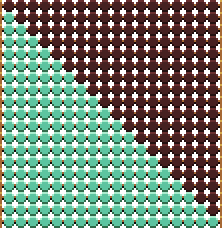
#> input picture docs/superpowers/mockups/zone-view-lacquer/lacquer_beads_xp_strip_ai.png, 222 x 228 px, given in place of Hex_Forest_00_Basic.png, which was not available
$ python hex_rim.py
#> lines starting #> are read from the running program, lines starting #| are printed output that depends on the picture; after the words box and inside, x2 and y2 are one past the last pixel; in counts of white or black regions, pixels touching at a corner belong together; pictures that were not available may be replaced by others from this repository, and a replacement may not be noted
### docs/superpowers/mockups/zone-view-lacquer/gen/kit_map.py
"""Lacquer and brass, full kit: the map pieces at zoom 2.

Fog tiers, the veiled locked and uncharted tiles, the current/open zone rims, hover and
pinned brackets, map plates, map popovers. Tile art is the user's forest hex set, read
from the repo and never written back; every output is a new _ai file.
"""
import math
from collections import deque

from PIL import Image

import geom
import lq_base as B
from lq_base import (CLEAR, INK, DEEP, LAC, GRAIN, GRAIN2, RAISED, RIM_S, RIM, BRASS, BRASS_SH,
                     CREAM, TAN, VERM, VERM_D, hx, new, put, save, side_of, streak, gloss, lit_mask, dome)
from kit_ui import caps

GROUND = hx('090e0e')     # the screen behind the map (swatch)
TAN_SH = hx('7A654C')

# fog ramps (dark teal, the swatch's ground family): line, shade, base, light
FOG = {
    1: (hx('0c1312'), hx('111a19'), hx('16211f'), hx('1d2b28')),
    2: (hx('182423'), hx('0f1716'), hx('111a19'), hx('131d1c')),
    3: (hx('0d1514'), hx('0d1514'), hx('0d1514'), hx('0d1514')),
}
# veiled zone tiles: desaturated stone-green for a locked zone, deep fog-teal for uncharted
VEIL_LOCKED = (hx('151a18'), hx('39423e'), hx('4b5550'), hx('5f6a65'), hx('76827c'))
VEIL_LOCKED_HOVER = (hx('181e1c'), hx('414b46'), hx('55605a'), hx('6a7670'), hx('828f88'))
VEIL_UNCH = (hx('0b1211'), hx('16211f'), hx('1c2927'), hx('243431'), hx('2d3f3b'))
VEIL_UNCH_HOVER = (hx('0d1514'), hx('1a2624'), hx('212f2c'), hx('2a3b37'), hx('344843'))


def tile(name):
#> called with name = '00_Basic'
    return Image.open(B.TILES + geom.TILE_FILE[name]).convert('RGBA')
#> returned value is the input picture: PIL image 222x228 RGBA; mean R, G, B, A 67.6, 82, 67.4, 198.3


def lum(p):
    return 0.299 * p[0] + 0.587 * p[1] + 0.114 * p[2]


# [12 lines left out: function classify, not called in this run]


MASK_SRC = None


def mask():
    global MASK_SRC
    if MASK_SRC is None:
        a = tile('00_Basic').split()[3]
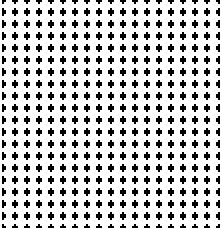
#> a: PIL image 222x228 L; 77.8% white; 380 black regions (38 under 20 px), largest, box (x1, y1, x2, y2) and area: (12, 8, 18, 16) 32, (24, 8, 30, 16) 32, (36, 8, 42, 16) 32
        MASK_SRC = {(x, y) for y in range(a.height) for x in range(a.width) if a.getpixel((x, y)) >= 128}
#> MASK_SRC = 39368 items
    return MASK_SRC


def ring_dist(pts, w, h, maxd=5):
    """Chebyshev distance from a point set, out to maxd."""
    dist = {p: 0 for p in pts}
    q = deque(pts)
    while q:
        x, y = q.popleft()
        d = dist[(x, y)]
        if d >= maxd:
            continue
        for dx in (-1, 0, 1):
            for dy in (-1, 0, 1):
                n = (x + dx, y + dy)
                if 0 <= n[0] < w and 0 <= n[1] < h and n not in dist:
                    dist[n] = d + 1
                    q.append(n)
    return dist


# hex polygon in tile pixels (from the Basic tile's alpha), for dash lengths along the rim
HEX = [(81.5, 4), (159.5, 47), (159.5, 142.5), (81.5, 185), (4, 142.5), (4, 47)]


# [15 lines left out: function arc, not called in this run]


def light_of(x, y, cx=81.5, cy=94.5):
    nx, ny = x - cx, y - cy
    L = math.hypot(nx, ny) or 1
    return (nx * -0.6 + ny * -0.8) / L


# ----------------------------------------------------------------------------
# Zone rims (overlays the size of a tile, laid at the tile's own top-left)
# ----------------------------------------------------------------------------
# [303 lines left out: functions rims, veiled, zone_tiles, brackets, plate, plates and 5 more, not called in this run]


# [2 lines that do not run on import are left out]

### docs/superpowers/mockups/zone-view-lacquer/gen/lq_base.py
"""Lacquer and brass base (copied from lacquer_work/v2/gen2.py; only OUT, save() and the tile paths changed).

Round 2 notes: every sprite drawn at native size, saved at 2x nearest.

One object per panel (no shared 9-slice): the cultivator cabinet, the hanging goals
board, the zone cabinet with its drawers, the dock shelf. Grain, gloss and wear are
placed by hand below, not by a random generator.
"""
import math
from PIL import Image

SCRATCH = ("C:/Users/lione/AppData/Local/Temp/claude/C--worktrees-EndlessPath-endless-path-js-vs-godot-fe1f72/"
           "c2134538-305c-43cf-9f63-9a433ef4bec2/scratchpad/")
OUT = SCRATCH + "lacquer_full/assets/"
REPO = "C:/worktrees/EndlessPath/endless-path-js-vs-godot-fe1f72/"
TILES = REPO + "assets/sprites/tilemap/hex_tiles/forest/"


def hx(s):
    s = s.lstrip('#')
    return (int(s[0:2], 16), int(s[2:4], 16), int(s[4:6], 16), 255)


CLEAR = (0, 0, 0, 0)
# lacquer ramp: 8x8_ui_elements_blood.png
INK = hx('150909')
DEEP = hx('230f0f')
LAC = hx('2c1414')
GRAIN = hx('321616')
GRAIN2 = hx('391919')
RAISED = hx('462020')
RIM_S = hx('612b2b')
RIM = hx('692f2f')
# brass, cream, tan: pixel_theme.tres; brass shade: ic_merchant.png
BRASS = hx('D4A84A')
BRASS_SH = hx('A66834')
CREAM = hx('F0E8D8')
TAN = hx('A89070')
# jade: ic_fern.png
JADE_HI = hx('AAECCE')
JADE = hx('5CC4A0')
JADE_SH = hx('2F6B4A')
JADE_OL = hx('102c1e')
# madra: the in-game orb / ic_dewdrop.png / character.png
M_HI = hx('E8F6FD')
M_PALE = hx('BBD5E7')
M_MID = hx('849BE4')
M_DEEP = hx('1C2F60')
M_OL = hx('16283e')
# vermilion: victory_icon.png #b64336, one step darker so cream text passes 4.5:1
VERM = hx('A83C30')
VERM_D = hx('7E2A22')


def new(w, h, c=CLEAR):
    return Image.new('RGBA', (w, h), c)


def put(img, x, y, c):
    if 0 <= x < img.width and 0 <= y < img.height:
        img.putpixel((x, y), c)


# [4 lines left out: function rect, not called in this run]


SAVED = []


def save(img, name, s=2):
    """Every sprite is drawn at native size and written at 2x nearest, with the _ai suffix."""
    fn = 'lacquer_' + name + '_ai.png'
    img.resize((img.width * s, img.height * s), Image.NEAREST).save(OUT + fn)
    SAVED.append(fn)


# [23 lines left out: functions side_of, streak, gloss, not called in this run]


def nail(img, x, y):
    put(img, x, y, INK)
    put(img, x + 1, y + 1, BRASS_SH)


# [537 lines left out: functions lit_mask, dome, strap, cabinet, cultivator, goals_board and 15 more, not called in this run]


WARM_OL = hx('341E0E')
GOLD_Y = hx('E3B95A')
GOLD_C = hx('C4884A')


# [220 lines left out: functions icons, core_icon, thumb, char_shadow, fog, not called in this run]


# [33 lines that do not run on import are left out]

### docs/superpowers/mockups/adventure-view-lacquer/gen/hex_rim.py
"""Adventure view: the player's hex wears a heavier brass rim (the adventure map only).

The zone kit's current rim (kit_map.rims(), lacquer_hex_current_ai.png) is four rings around the
hex: cream and brass, brass, ink, and a lacquer collar. At the adventure map's zoom 1 that is 2 px of
brass, and the developer asked for the player's hex to be a pixel or two heavier. This rim has two
more px of brass: six rings, rings 1 to 4 brass by the zone rim's light side and shadow side rule
(ring 1 with the cream highlight, as the zone rim's), ring 5 ink, ring 6 the lacquer collar.

Six rings do not fit outside the hex. A tile leaves a 4 px margin around its hex (the hex spans
x 4-159 and y 4-184 of 164x190), so the ink and the collar would be cut off along the flat sides and
at the corners, and a larger file would change the rim's size and push it into the neighbouring
hex's grout. The brass takes the two px just inside the hex's edge instead (the tile's outermost
two px, plain ground, never art), and the ink and the collar stay exactly where the zone rim's are.
Counted from the inside: rings 1 and 2 lie in the hex, rings 3 and 4 are the zone rim's two brass
rings, rings 5 and 6 its ink and its collar. The file stays the tile's 164x190 and the rim never
reaches past where the zone rim does.

Reuses the zone kit's helpers (kit_map.mask(), ring_dist() and light_of(), and its colours); nothing
is copied. Drawn at native size and written at 2x to the mock folder like every kit piece;
import_adventure_kit.py halves it into assets/ui/lacquer/map/ (map space, 164x190), where the
adventure's CurrentRim shows it. The zone map keeps lacquer_hex_current_ai.png.
"""
import adv_base as AB   # puts the zone kit's gen/ folder on sys.path, and points its save() and its tile path at this repo
import kit_map as KM    # the zone kit's map pieces: mask(), ring_dist(), light_of()
from adv_base import CREAM, BRASS, BRASS_SH, INK, RIM, LAC, new, put, save

W, H = 164, 190   # one tile, in map space
INSIDE = 2        # rings of brass inside the hex's edge
OUTSIDE = 4       # the zone rim's rings outside it: two of brass, the ink, the collar
KIT_NAME = 'hex_current_heavy'   # written as lacquer_hex_current_heavy_ai.png


def ring_colour(ring, light):
    """The colour of ring 1 (the innermost) to 6 (the collar) at a pixel `light` lit (kit_map.light_of())."""
    if ring == 1:       # the highlight ring, as the zone rim's first
        return CREAM if light > 0.35 else (BRASS if light > -0.35 else BRASS_SH)
    if ring <= 4:       # brass: the zone rim's second ring's rule
        return BRASS if light > 0.35 else BRASS_SH
    if ring == 5:
        return INK
    return RIM if light > 0.35 else LAC   # the lacquer collar on the grout


def heavy_current_rim():
    """The six rings at native size: two inside the hex's edge, the zone rim's four outside it."""
    hexagon = KM.mask()
#> hexagon = 39368 items
    outside = {(x, y) for y in range(H) for x in range(W) if (x, y) not in hexagon}
#> outside = 6876 items
    distance_out = KM.ring_dist(hexagon, W, H, OUTSIDE)    # 1-4 from the hex's edge, outside it
#> distance_out = 46244 items
    distance_in = KM.ring_dist(outside, W, H, INSIDE)      # 1-2 from the hex's edge, inside it
#> distance_in = 22656 items
    rim = new(W, H)
#> rim: PIL image 164x190 RGBA; every value is 0
    for y in range(H):
        for x in range(W):
            if (x, y) in hexagon:
                ring = INSIDE + 1 - distance_in[(x, y)] if (x, y) in distance_in else 0
            else:
                ring = INSIDE + distance_out[(x, y)] if (x, y) in distance_out else 0
            if ring:
                put(rim, x, y, ring_colour(ring, KM.light_of(x, y)))
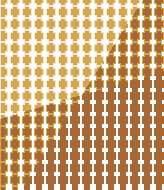
#> rim: PIL image 164x190 RGBA; mean R, G, B, A 139.5, 104.5, 60.4, 185.4; transparent parts drawn white
    return rim


def run():
    """Write lacquer_hex_current_heavy_ai.png (2x) to the mock folder."""
    save(heavy_current_rim(), KIT_NAME)
#> in save, `fn = 'lacquer_' + name + '_ai.png'`: fn = 'lacquer_hex_current_heavy_ai.png'
#> in save, `img.resize((img.width * s, img.height * s), Image.NEAREST).save(OUT + ..`:
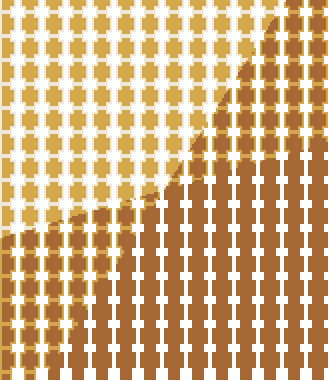
#> saved as lacquer_hex_current_heavy_ai.png: PIL image 328x380 RGBA; mean R, G, B, A 139.5, 104.5, 60.4, 185.4; transparent parts drawn white


if __name__ == '__main__':
    run()
    print('ok')
